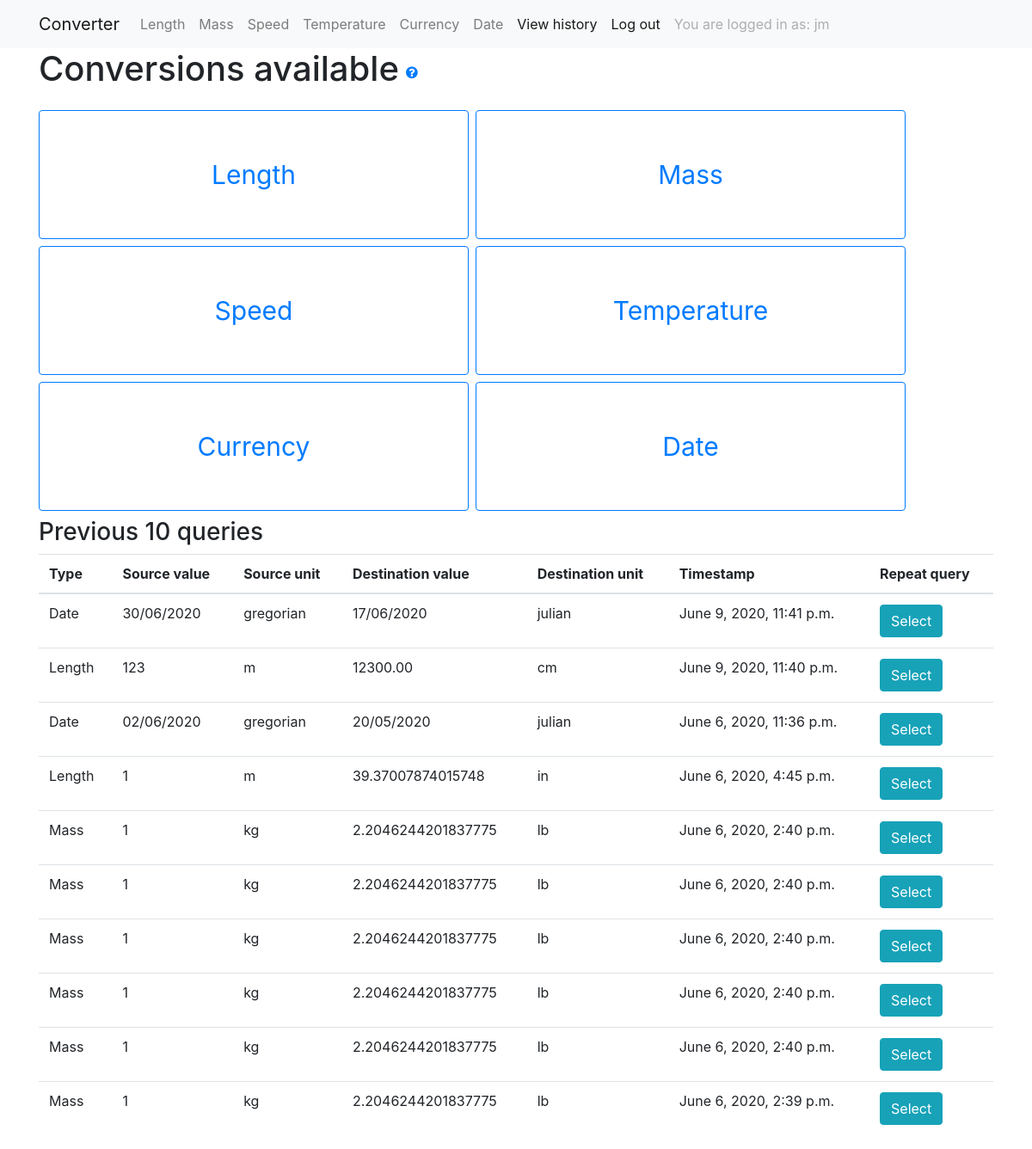
Page / (signed in) on the earlier database version.
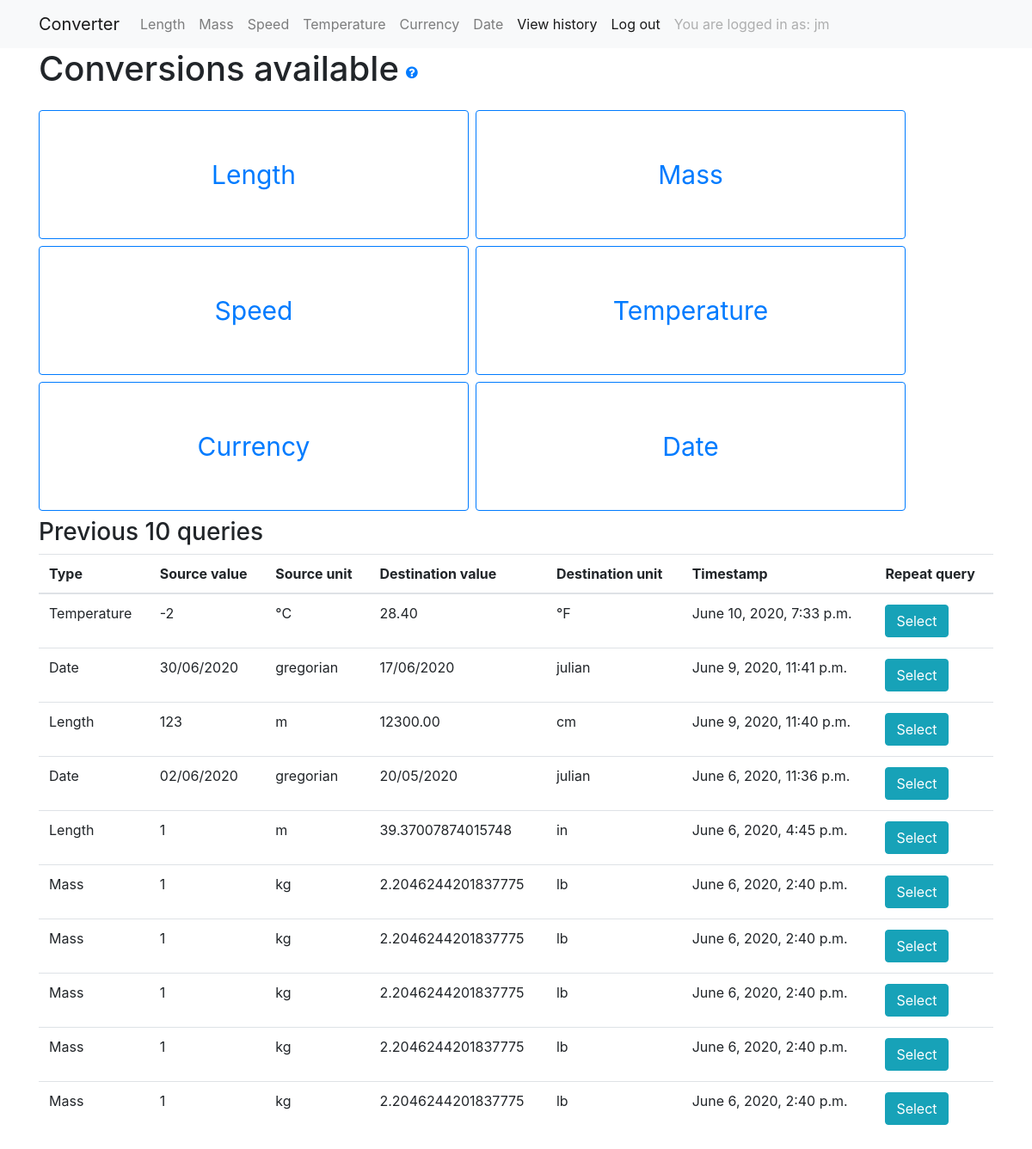
Same page on the later database version.
### user_interface/models.py (models this page shows, shortened)
class Type(models.Model):
    measurement = models.CharField(max_length=50)
    def __str__(self):
        return self.measurement

class History(models.Model):
    timestamp = models.DateTimeField(auto_now_add=True)
    source_unit = models.ForeignKey('Unit', on_delete=models.CASCADE, related_name="source")
    source_value = models.CharField(max_length=200)
    destination_unit =  models.ForeignKey('Unit', on_delete=models.CASCADE, related_name="destination")
    destination_value = models.CharField(max_length=200)
    type = models.ForeignKey('Type', on_delete=models.CASCADE)
    user = models.ForeignKey(User, on_delete=models.CASCADE)

class Unit(models.Model):
    type = models.ForeignKey('Type', on_delete=models.CASCADE)
    to_base_multiplier = models.FloatField()
    to_base_adder = models.FloatField()
    unit = models.CharField(max_length=50)
    abbreviation = models.CharField(max_length=10)
    description = models.TextField()

### user_interface/views.py (the view)
# urls.py: path("", views.index, name="index"),
def index(request):
    types = Type.objects.all()
    context = {"types": types}
    if request.user.is_authenticated:
        queries = History.objects.filter(user__exact=request.user).order_by('-timestamp')[:10]
        context['queries'] = queries
    return render(request, "index.html", context)

### user_interface/templates/index.html (shortened to what this page needs)
{% extends "base.html" %} {% load static %} {% block page_content %}
<head>
</head>
<div class="d-flex flex-row bd-highlight mb-3">
    <h1 class="align-self-center">Conversions available</h1>
    <a href="javascript:void(0)" class="align-self-center m-2" onclick="toggle_visibility('instructions');">
<i class="fa fa-question-circle" aria-hidden="true"></i>
</a>
</div>
<div class="btn-toolbar" role="toolbar">
    {% for type in types %}
    <div class="mr-2 mb-2" role="group">
        <a href="{% url 'conversion_types' type.measurement %}">
            <button type="button" class="btn btn-primary btn-xl" onclick="this.blur();">{{ type.measurement }}</button>
        </a>
    </div>
    {% endfor %}
</div>
<h3>Previous 10 queries</h3>
{% if user.is_authenticated %}
<table class="table table-hover">
    <thead>
        <tr>
            <th>Type</th>
            <th>Source value</th>
            <th>Source unit</th>
            <th>Destination value</th>
            <th>Destination unit</th>
            <th>Timestamp</th>
            <th>Repeat query</th>
        </tr>
    </thead>
    <tbody>
        {% for query in queries %}
        <tr>
            <td>{{ query.type.measurement }}</td>
            <td>{{ query.source_value }}</td>
            <td>{{ query.source_unit.abbreviation }}</td>
            <td>{{ query.destination_value }}</td>
            <td>{{ query.destination_unit.abbreviation }}</td>
            <td>{{ query.timestamp }}</td>
            <td><a href="{% url 'conversion_types_history' query.type query.pk %}"><button type="button" name="button" class="btn btn-info">Select</button></a></td>
        </tr>
        {% endfor %}
    </tbody>
</table>
{% else %} You need to be logged in to view your history {% endif %} {% endblock %}

### converter/templates/base.html (shortened to what this page needs)
{% load static %}
<link rel="stylesheet" href="https://stackpath.bootstrapcdn.com/bootstrap/4.5.0/css/bootstrap.min.css">
<link rel="stylesheet" href="https://cdnjs.cloudflare.com/ajax/libs/font-awesome/4.7.0/css/font-awesome.min.css">
<nav class="navbar navbar-expand-lg navbar-light bg-light">
    <div class="container">
        <a class="navbar-brand" href="/">Converter</a>
        <div class="collapse navbar-collapse" id="navbarSupportedContent">
          <ul class="navbar-nav mr-auto">
            <li class="nav-item">
              <a class="nav-link" href="{% url 'conversion_types' 'Length'%}">Length</a>
            </li>
            <li class="nav-item">
              <a class="nav-link" href="{% url 'conversion_types' 'Mass'%}">Mass</a>
            </li>
            <li class="nav-item">
              <a class="nav-link" href="{% url 'conversion_types' 'Speed'%}">Speed</a>
            </li>
            <li class="nav-item">
              <a class="nav-link" href="{% url 'conversion_types' 'Temperature'%}">Temperature</a>
            </li>
            <li class="nav-item">
              <a class="nav-link" href="{% url 'conversion_types' 'Currency'%}">Currency</a>
            </li>
            <li class="nav-item">
              <a class="nav-link" href="{% url 'conversion_types' 'Date'%}">Date</a>
            </li>
            {% if user.is_authenticated %}
            <li class="nav-item active">
              <a class="nav-link" href="{% url 'user_history' %}">View history</a>
            </li>
            <li class="nav-item active">
              <a class="nav-link" href="{% url 'log_out_view' %}">Log out</a>
            </li>
            <li class="nav-link nav-item disabled">
              You are logged in as: {{ user }}
            </li>
            {% endif %}
          </ul>
        </div>
    </div>
</nav>
<div class="container">
    {% block page_content %}{% endblock %}
</div>

### user_interface/templates/index.html (style rules this page uses)
.btn-primary { color: #007bff; background-color: #fff; border-color: #007bff; }
.btn-xl { padding: auto auto; width: 500px; height: 150px; font-size: 30px; }

Differences in the rows shown:
no longer on this page (row unchanged): History: type.measurement "Mass", source_value "1", source_unit.abbreviation "kg", destination_value "2.2046244201837775", destination_unit.abbreviation "lb", timestamp "June 6, 2020, 2:39 p.m."
added History: type.measurement "Temperature", source_value "-2", source_unit.abbreviation "°C", destination_value "28.40", destination_unit.abbreviation "°F", timestamp "June 10, 2020, 7:33 p.m."
